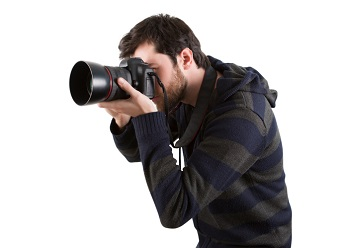
#> input picture Assignment10/img.jpeg, 350 x 248 px
$ python Assignment10.py   (older library calls are emulated)
#> lines starting #> are read from the running program, lines starting #| are printed output that depends on the picture

import matplotlib.pyplot as plt
from skimage import exposure
from skimage.exposure import match_histograms
import cv2


img1 = cv2.imread("img.jpeg")
#> img1 is the input picture: shape (248, 350, 3); mean B, G, R 180.6, 180.3, 183.2


print('No of Channel is: ' + str(img1.ndim))
#| No of Channel is: 3

img2 = cv2.imread("img1.jpg")
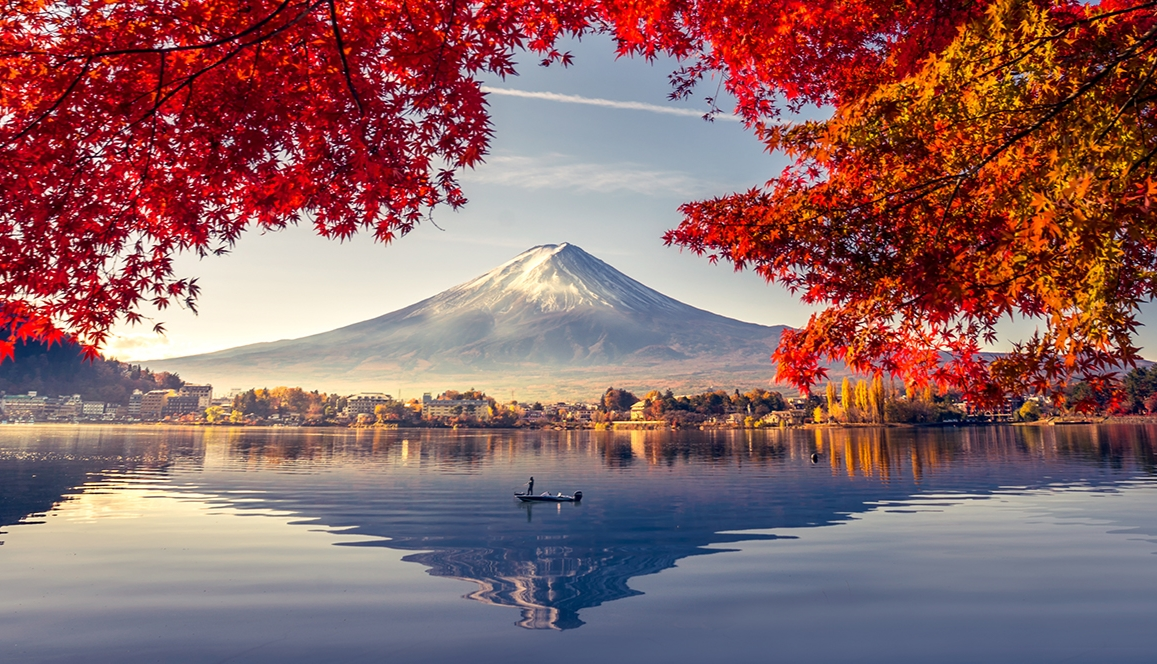
#> input picture Assignment10/img1.jpg, 1157 x 664 px
#> img2 is the input picture: shape (664, 1157, 3); mean B, G, R 101.6, 100.5, 140.9


print('No of Channel is: ' + str(img2.ndim))
#| No of Channel is: 3

image = img1
reference = img2

matched = match_histograms(image, reference ,
						multichannel=True)
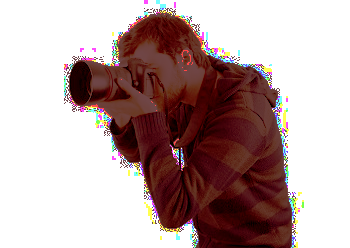
#> matched: shape (248, 350, 3); mean B, G, R 164.7, 165.9, 186.8


fig, (ax1, ax2, ax3) = plt.subplots(nrows=1, ncols=3,
									figsize=(8, 3),
									sharex=True, sharey=True)

for aa in (ax1, ax2, ax3):
	aa.set_axis_off()

ax1.imshow(image)
ax1.set_title('Source')
ax2.imshow(reference)
ax2.set_title('Reference')
ax3.imshow(matched)
ax3.set_title('Matched')

plt.tight_layout()
plt.show()
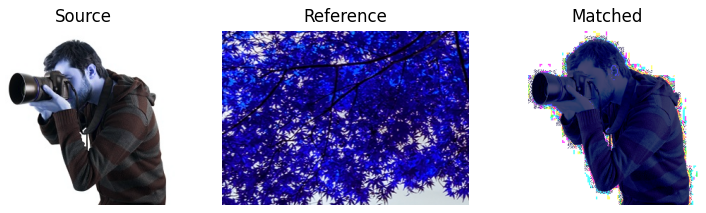
#> figure drawn by matplotlib, 3 panels; B, G, R data is drawn as R, G, B

fig, axes = plt.subplots(nrows=3, ncols=3, figsize=(8, 8))

for i, img in enumerate((image, reference, matched)):
	for c, c_color in enumerate(('red', 'green', 'blue')):
		img_hist, bins = exposure.histogram(img[..., c],
											source_range='dtype')
		axes[c, i].plot(bins, img_hist / img_hist.max())
		img_cdf, bins = exposure.cumulative_distribution(img[..., c])
		axes[c, i].plot(bins, img_cdf)
		axes[c, 0].set_ylabel(c_color)
#> this loop made 3 passes

axes[0, 0].set_title('Source')
axes[0, 1].set_title('Reference')
axes[0, 2].set_title('Matched')

plt.tight_layout()
plt.show()
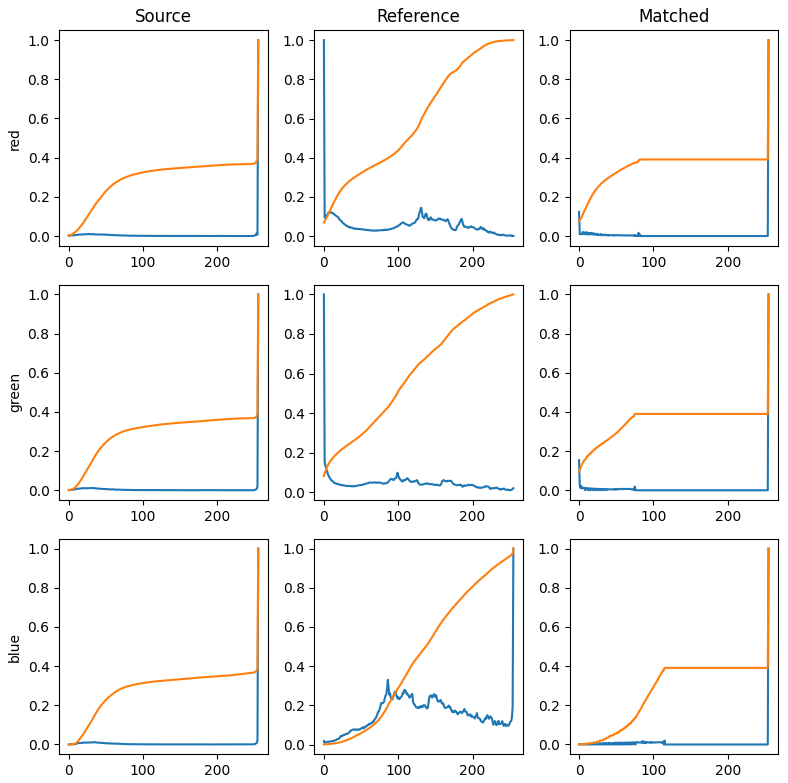
#> figure drawn by matplotlib, 9 panels; panel 1: curve peaks at x = 255, y = 1; panel 1: curve peaks at x = 255, y = 1; panel 2: curve peaks at x = 0, y = 1; panel 2: curve peaks at x = 255, y = 1
